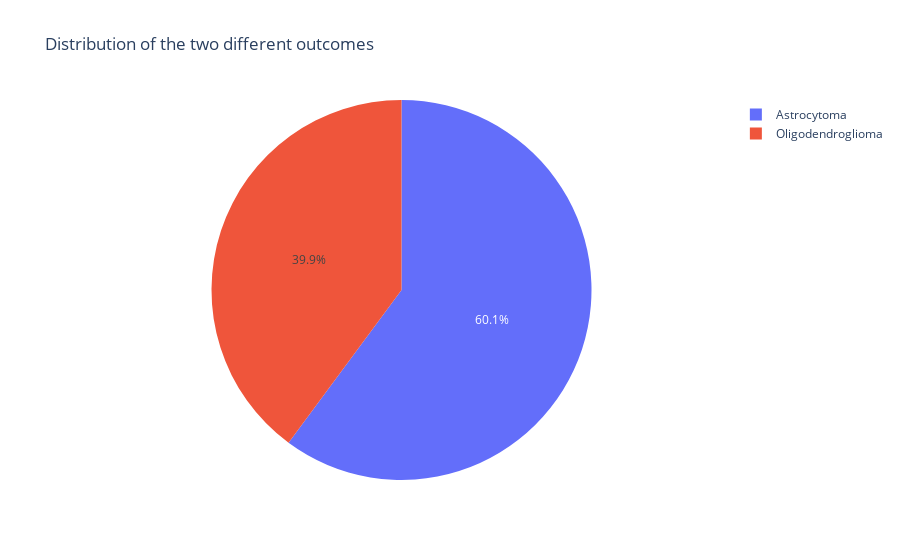

Here is the notebook cell this chart was saved with:
### Code cell
# Plot the pie chart with real names as labels
fig = px.pie(names=outcome_percentages.index, values=outcome_percentages.values,
             title='Distribution of the two different outcomes', labels=outcome_percentages.index)

# Show the plot
fig.show()

### Figure 1 — Plotly figure (JSON) as saved in the notebook; plotly's stock layout.template omitted (floating-point values rounded to 4 significant figures)
{"data": [{"domain": {"x": [0, 1], "y": [0, 1]}, "hovertemplate": "label=%{label}<br>value=%{value}<extra></extra>", "labels": ["Astrocytoma", "Oligodendroglioma"], "legendgroup": "", "name": "", "showlegend": true, "type": "pie", "values": [60.13, 39.87]}], "layout": {"legend": {"tracegroupgap": 0}, "title": {"text": "Distribution of the two different outcomes"}}}
